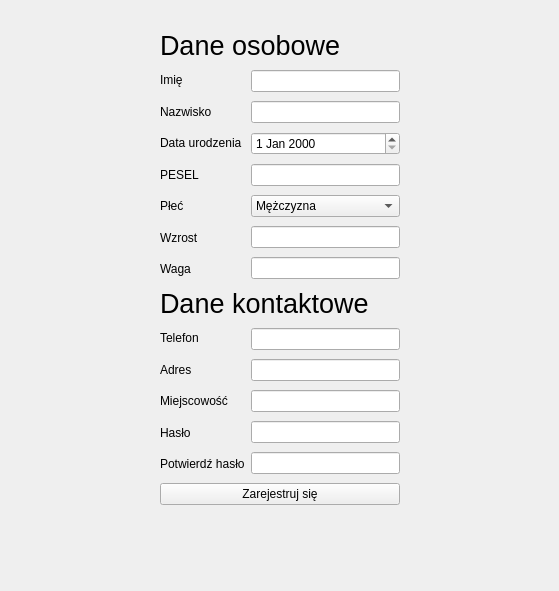
<?xml version="1.0" encoding="UTF-8"?>
<ui version="4.0">
 <class>Rejestracja</class>
 <widget class="QWidget" name="Rejestracja">
  <property name="geometry">
   <rect>
    <x>0</x>
    <y>0</y>
    <width>559</width>
    <height>591</height>
   </rect>
  </property>
  <property name="windowTitle">
   <string>Form</string>
  </property>
  <widget class="QWidget" name="layoutWidget">
   <property name="geometry">
    <rect>
     <x>160</x>
     <y>30</y>
     <width>240</width>
     <height>475</height>
    </rect>
   </property>
   <layout class="QGridLayout" name="gridLayout_3">
    <item row="0" column="0" colspan="2">
     <widget class="QLabel" name="label_12">
      <property name="font">
       <font>
        <pointsize>20</pointsize>
       </font>
      </property>
      <property name="text">
       <string>Dane osobowe</string>
      </property>
     </widget>
    </item>
    <item row="1" column="0">
     <widget class="QLabel" name="label">
      <property name="text">
       <string>Imię</string>
      </property>
     </widget>
    </item>
    <item row="1" column="1" rowspan="7">
     <layout class="QGridLayout" name="gridLayout">
      <item row="4" column="0">
       <widget class="QLineEdit" name="pesel_line_edit">
        <property name="text">
         <string/>
        </property>
       </widget>
      </item>
      <item row="6" column="0">
       <widget class="QLineEdit" name="height_line_edit">
        <property name="text">
         <string/>
        </property>
       </widget>
      </item>
      <item row="3" column="0">
       <widget class="QDateEdit" name="date_edit"/>
      </item>
      <item row="5" column="0">
       <widget class="QComboBox" name="gender_combo_box">
        <item>
         <property name="text">
          <string>Mężczyzna</string>
         </property>
        </item>
        <item>
         <property name="text">
          <string>Kobieta</string>
         </property>
        </item>
       </widget>
      </item>
      <item row="2" column="0">
       <widget class="QLineEdit" name="lastname_line_edit">
        <property name="text">
         <string/>
        </property>
       </widget>
      </item>
      <item row="7" column="0">
       <widget class="QLineEdit" name="weight_line_edit">
        <property name="text">
         <string/>
        </property>
       </widget>
      </item>
      <item row="1" column="0">
       <widget class="QLineEdit" name="name_line_edit"/>
      </item>
     </layout>
    </item>
    <item row="2" column="0">
     <widget class="QLabel" name="label_2">
      <property name="text">
       <string>Nazwisko</string>
      </property>
     </widget>
    </item>
    <item row="3" column="0">
     <widget class="QLabel" name="label_5">
      <property name="text">
       <string>Data urodzenia</string>
      </property>
     </widget>
    </item>
    <item row="4" column="0">
     <widget class="QLabel" name="label_3">
      <property name="text">
       <string>PESEL</string>
      </property>
     </widget>
    </item>
    <item row="5" column="0">
     <widget class="QLabel" name="label_4">
      <property name="text">
       <string>Płeć</string>
      </property>
     </widget>
    </item>
    <item row="6" column="0">
     <widget class="QLabel" name="label_9">
      <property name="text">
       <string>Wzrost</string>
      </property>
     </widget>
    </item>
    <item row="7" column="0">
     <widget class="QLabel" name="label_10">
      <property name="text">
       <string>Waga</string>
      </property>
     </widget>
    </item>
    <item row="8" column="0" colspan="2">
     <widget class="QLabel" name="label_11">
      <property name="font">
       <font>
        <pointsize>20</pointsize>
       </font>
      </property>
      <property name="text">
       <string>Dane kontaktowe</string>
      </property>
     </widget>
    </item>
    <item row="9" column="0">
     <widget class="QLabel" name="label_6">
      <property name="text">
       <string>Telefon</string>
      </property>
     </widget>
    </item>
    <item row="9" column="1" rowspan="5">
     <layout class="QGridLayout" name="gridLayout_2">
      <item row="0" column="0">
       <widget class="QLineEdit" name="phone_line_edit">
        <property name="text">
         <string/>
        </property>
       </widget>
      </item>
      <item row="1" column="0">
       <widget class="QLineEdit" name="address_line_edit">
        <property name="text">
         <string/>
        </property>
       </widget>
      </item>
      <item row="2" column="0">
       <widget class="QLineEdit" name="city_line_edit">
        <property name="text">
         <string/>
        </property>
       </widget>
      </item>
      <item row="3" column="0">
       <widget class="QLineEdit" name="password_line_edit"/>
      </item>
      <item row="4" column="0">
       <widget class="QLineEdit" name="confirm_password_line_edit"/>
      </item>
     </layout>
    </item>
    <item row="10" column="0">
     <widget class="QLabel" name="label_7">
      <property name="text">
       <string>Adres</string>
      </property>
     </widget>
    </item>
    <item row="11" column="0">
     <widget class="QLabel" name="label_8">
      <property name="text">
       <string>Miejscowość</string>
      </property>
     </widget>
    </item>
    <item row="12" column="0">
     <widget class="QLabel" name="label_13">
      <property name="text">
       <string>Hasło</string>
      </property>
     </widget>
    </item>
    <item row="13" column="0">
     <widget class="QLabel" name="label_14">
      <property name="text">
       <string>Potwierdź hasło</string>
      </property>
     </widget>
    </item>
    <item row="14" column="0" colspan="2">
     <widget class="QPushButton" name="register_button">
      <property name="text">
       <string>Zarejestruj się</string>
      </property>
     </widget>
    </item>
   </layout>
  </widget>
 </widget>
 <resources/>
 <connections/>
</ui>
